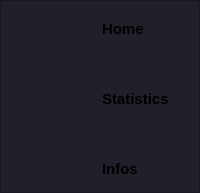
        <widget class="QFrame" name="left_menu_frame">
         <property name="minimumSize">
          <size>
           <width>0</width>
           <height>0</height>
          </size>
         </property>
         <property name="maximumSize">
          <size>
           <width>16777215</width>
           <height>16777215</height>
          </size>
         </property>
         <property name="styleSheet">
          <string notr="true">background-color:#1f2029;
border-right-color: rgb(173, 173, 173);
border-right: 1 solid rgb(173, 173, 173);
</string>
         </property>
         <property name="frameShape">
          <enum>QFrame::StyledPanel</enum>
         </property>
         <property name="frameShadow">
          <enum>QFrame::Raised</enum>
         </property>
         <layout class="QHBoxLayout" name="horizontalLayout_9">
          <property name="spacing">
           <number>0</number>
          </property>
          <property name="leftMargin">
           <number>0</number>
          </property>
          <property name="topMargin">
           <number>5</number>
          </property>
          <property name="rightMargin">
           <number>6</number>
          </property>
          <property name="bottomMargin">
           <number>0</number>
          </property>
          <item alignment="Qt::AlignLeft">
           <widget class="QFrame" name="size_grip_2">
            <property name="styleSheet">
             <string notr="true">border: none;</string>
            </property>
            <property name="frameShape">
             <enum>QFrame::StyledPanel</enum>
            </property>
            <property name="frameShadow">
             <enum>QFrame::Raised</enum>
            </property>
           </widget>
          </item>
          <item alignment="Qt::AlignVCenter">
           <widget class="QFrame" name="menu_frame">
            <property name="minimumSize">
             <size>
              <width>0</width>
              <height>0</height>
             </size>
            </property>
            <property name="maximumSize">
             <size>
              <width>141</width>
              <height>16777215</height>
             </size>
            </property>
            <property name="styleSheet">
             <string notr="true">border: none;</string>
            </property>
            <property name="frameShape">
             <enum>QFrame::StyledPanel</enum>
            </property>
            <property name="frameShadow">
             <enum>QFrame::Raised</enum>
            </property>
            <layout class="QGridLayout" name="gridLayout">
             <property name="leftMargin">
              <number>0</number>
             </property>
             <property name="topMargin">
              <number>0</number>
             </property>
             <property name="rightMargin">
              <number>0</number>
             </property>
             <property name="bottomMargin">
              <number>0</number>
             </property>
             <property name="horizontalSpacing">
              <number>0</number>
             </property>
             <property name="verticalSpacing">
              <number>24</number>
             </property>
             <item row="0" column="0" alignment="Qt::AlignLeft">
              <widget class="QPushButton" name="home_icon_button">
               <property name="minimumSize">
                <size>
                 <width>50</width>
                 <height>46</height>
                </size>
               </property>
               <property name="styleSheet">
                <string notr="true">border: none;</string>
               </property>
               <property name="text">
                <string/>
               </property>
               <property name="icon">
                <iconset resource="resource2.qrc">
                 <normaloff>:/icons/feather/mauve/home.svg</normaloff>:/icons/feather/mauve/home.svg</iconset>
               </property>
               <property name="iconSize">
                <size>
                 <width>32</width>
                 <height>32</height>
                </size>
               </property>
              </widget>
             </item>
             <item row="2" column="0" alignment="Qt::AlignLeft">
              <widget class="QPushButton" name="infos_icon_button">
               <property name="minimumSize">
                <size>
                 <width>50</width>
                 <height>46</height>
                </size>
               </property>
               <property name="text">
                <string/>
               </property>
               <property name="icon">
                <iconset resource="resource2.qrc">
                 <normaloff>:/icons/feather/mauve/info.svg</normaloff>:/icons/feather/mauve/info.svg</iconset>
               </property>
               <property name="iconSize">
                <size>
                 <width>32</width>
                 <height>32</height>
                </size>
               </property>
              </widget>
             </item>
             <item row="1" column="0" alignment="Qt::AlignLeft">
              <widget class="QPushButton" name="statistic_icon_button">
               <property name="minimumSize">
                <size>
                 <width>50</width>
                 <height>46</height>
                </size>
               </property>
               <property name="text">
                <string/>
               </property>
               <property name="icon">
                <iconset resource="resource2.qrc">
                 <normaloff>:/icons/feather/mauve/activity.svg</normaloff>:/icons/feather/mauve/activity.svg</iconset>
               </property>
               <property name="iconSize">
                <size>
                 <width>32</width>
                 <height>32</height>
                </size>
               </property>
              </widget>
             </item>
             <item row="0" column="1" alignment="Qt::AlignLeft">
              <widget class="QLabel" name="home_label">
               <property name="minimumSize">
                <size>
                 <width>91</width>
                 <height>0</height>
                </size>
               </property>
               <property name="font">
                <font>
                 <pointsize>11</pointsize>
                 <weight>75</weight>
                 <bold>true</bold>
                </font>
               </property>
               <property name="styleSheet">
                <string notr="true">border-right: none;</string>
               </property>
               <property name="text">
                <string>Home</string>
               </property>
               <property name="margin">
                <number>5</number>
               </property>
              </widget>
             </item>
             <item row="1" column="1" alignment="Qt::AlignLeft">
              <widget class="QLabel" name="statistic_label">
               <property name="minimumSize">
                <size>
                 <width>91</width>
                 <height>0</height>
                </size>
               </property>
               <property name="font">
                <font>
                 <pointsize>11</pointsize>
                 <weight>75</weight>
                 <bold>true</bold>
                </font>
               </property>
               <property name="text">
                <string>Statistics</string>
               </property>
               <property name="margin">
                <number>5</number>
               </property>
              </widget>
             </item>
             <item row="2" column="1" alignment="Qt::AlignLeft">
              <widget class="QLabel" name="infos_label">
               <property name="minimumSize">
                <size>
                 <width>91</width>
                 <height>0</height>
                </size>
               </property>
               <property name="font">
                <font>
                 <family>MS Shell Dlg 2</family>
                 <pointsize>11</pointsize>
                 <weight>75</weight>
                 <bold>true</bold>
                </font>
               </property>
               <property name="text">
                <string>Infos</string>
               </property>
               <property name="margin">
                <number>5</number>
               </property>
              </widget>
             </item>
            </layout>
            <zorder>home_label</zorder>
            <zorder>statistic_label</zorder>
            <zorder>infos_label</zorder>
            <zorder>home_icon_button</zorder>
            <zorder>statistic_icon_button</zorder>
            <zorder>infos_icon_button</zorder>
           </widget>
          </item>
         </layout>
        </widget>
